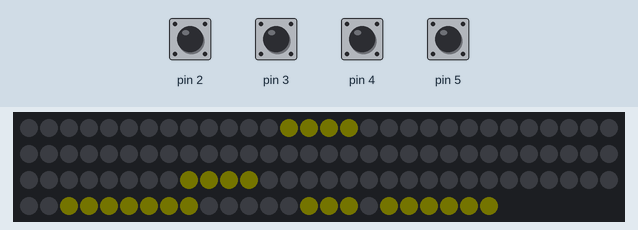
The program below on a simulated Arduino Nano, built with avr-gcc and run on an emulated ATmega328P. On the bench: 114 RGB LEDs in strip order, left to right, continuing on the next row. Inputs (shaded band) come from the test bench; at power-on: pin 2–5 HIGH. Dim RGB values are drawn brighter than linear; the local clock reads 2024-03-15 10:24:30 at power-on unless the program sets it; what the program prints to the serial monitor is not drawn.

Above: at 0.16 s.

The program:

main.cpp
```cpp
#include "main.h"
#include "definitions.h"

void setup()
{
  Serial.begin(9600);


  PCICR |= (1 << PCIE2) | (1 << PCIE1);
  PCMSK2 |= (1 << PCINT18) | (1 << PCINT19) | (1 << PCINT20) | (1 << PCINT21);

  sei();

  display = new Display();

  rtc = new DS3231(SDA,SCL);
  rtc->begin();
}

void updateTime() {
  Time time = rtc->getTime();

  if (offsetHour || offsetMinute ) {
    rtc->setTime(time.hour + offsetHour, time.min + offsetMinute, time.sec);
    offsetHour = 0;
    offsetMinute = 0;
  }

}

ISR(PCINT2_vect)
{
  volatile char hourResult = hourRotary.process();
  volatile char minuteResult = minuteRotary.process();

  if (hourResult || minuteResult)
  {
    //volatile Time tm = rtc->getTime();

    if (hourResult == DIR_CW)
    {
      offsetHour = 1;
      //setTime(tm.hour == 23 ? 0 : tm.hour + 1, tm.min, tm.sec);
    }
    else if (hourResult == DIR_CCW)
    {
      offsetHour = -1;
      //setTime(tm.hour == 1 ? 23 : tm.hour - 1, tm.min, tm.sec);
    }
    else if (minuteResult == DIR_CW)
    {
      offsetMinute = 1;
      //setTime(tm.hour, tm.min == 59 ? 0 : tm.min + 1, tm.sec);
    }
    else if (minuteResult == DIR_CCW)
    {
      offsetMinute = -1;
      //setTime(tm.hour, tm.min == 0 ? 59 : tm.min - 1, tm.sec);
    }
  }
}

void loop()
{
  Time time = rtc->getTime();

  display->setTime(time.hour, time.min);
  display->render(4);


  Serial.print(time.hour);
  Serial.print(":");
  Serial.print(time.min);
  Serial.print(":");
  Serial.print(time.sec);
  Serial.println("");

  updateTime();
}
```

definitions.h
```cpp
#ifndef DEFINITIONS_H
#define DEFINITIONS_H

#define EXTRA_MINUTE_PIXEL_START 110

#define PIN            6
#define NUMPIXELS      114

#define defaultColor CRGB::Olive
#define offColor CRGB::Black
#define brightness 160

template<typename T, int sz>
int size(T(&)[sz])
{
    return sz;
}

static const uint8_t DEFAULT_LIT_PIXEL[] PROGMEM = {109, 108, 106, 105, 104};

static const uint8_t MFUENF[] PROGMEM = {99, 100, 101, 102};
static const uint8_t MZEHN[] PROGMEM = {88, 89, 90, 91};
static const uint8_t FUENFZEHN[] PROGMEM = {88, 89, 90, 91, 99, 100, 101, 102};
static const uint8_t ZWANZIG[] PROGMEM = {92, 93, 94, 95, 96, 97, 98};

static const uint8_t VIERTEL[] PROGMEM = { 83, 82, 81, 80, 79, 78, 77};
static const uint8_t HALB[] PROGMEM = {62, 63, 64, 65};
static const uint8_t DREIVIERTEL[] PROGMEM = {87, 86, 85, 84, 83, 82, 81, 80, 79, 78, 77};

static const uint8_t NACH[] PROGMEM = {71, 70, 69, 68};
static const uint8_t VOR[] PROGMEM = {74, 73, 72};

static const uint8_t EINS[] PROGMEM = {46, 47, 48, 49};
static const uint8_t EIN[] PROGMEM = {46, 47, 48};
static const uint8_t ZWEI[] PROGMEM = {44, 45, 46, 47};
static const uint8_t DREI[] PROGMEM = {39, 40, 41, 42};
static const uint8_t VIER[] PROGMEM = {29, 30, 31, 32};
static const uint8_t FUENF[] PROGMEM = {33, 34, 35, 36};
static const uint8_t SECHS[] PROGMEM = {1, 2, 3, 4, 5};
static const uint8_t SIEBEN[] PROGMEM = {49, 50, 51, 52, 53, 54};
static const uint8_t ACHT[] PROGMEM = {17, 18, 19, 20};
static const uint8_t NEUN[] PROGMEM = {25, 26, 27, 28};
static const uint8_t ZEHN[] PROGMEM = {13, 14, 15, 16};
static const uint8_t ELF[] PROGMEM = {22, 23, 24};
static const uint8_t ZWOELF[] PROGMEM = { 56, 57, 58, 59, 60};

static const uint8_t UHR[] PROGMEM = {8, 9, 10};

//static const uint8_t WELCOME[] PROGMEM = {12, 13, 17, 19, 21, 23, 25, 27, 36, 38, 40, 42, 45, 49, 52, 53, 69, 72, 74, 79, 80, 81, 84, 90, 91, 92, 94, 96};
#endif
```

display.cpp
```cpp
#include "display.h"

Display::Display() {
  FastLED.addLeds<NEOPIXEL, PIN>(currentLeds, NUMPIXELS).setCorrection(TypicalLEDStrip);
  FastLED.setBrightness(brightness);
  FastLED.clear();
};

Display::~Display() {
  FastLED.clear();
}


void Display::setDefault() {
  for (auto i = 0; i < NUMPIXELS; i++) {
    targetLeds[i] = CRGB::Black;
  }

  for (int i = 0; i < size(DEFAULT_LIT_PIXEL); i++) {
    uint8_t b = pgm_read_byte(DEFAULT_LIT_PIXEL + i);
    targetLeds[b] = defaultColor;
  }
}


void Display::printArray(const uint8_t * arr, int n) {
  for (auto i = 0; i < n; i++) {
    uint8_t b = pgm_read_byte(arr + i);
    targetLeds[b] = defaultColor;
  }
}


void Display::instantCommitChanges() {
  for (int i = 0; i < NUMPIXELS; i++) {
    currentLeds[i] = targetLeds[i];
  }
  FastLED.show();
}

void Display::render(uint8_t speed) {
  for (int i = 0; i < NUMPIXELS; i++) {
    currentLeds[i] = blend(currentLeds[i], targetLeds[i], speed);
  }
  FastLED.show();
}

void Display::setTime(uint8_t hour, uint8_t minute) {
  bool nextHour = false;

  // Es ist
  setDefault();

  // Stundendots
  for (int i = 0; i < 4; i++) {
    uint8_t b = (NUMPIXELS - 4) + i;
    targetLeds[b] = (minute % 5) > i ? defaultColor : offColor;
  }

  if (minute >= 5 && minute < 10) {
    printArray(MFUENF, size(MFUENF));
    printArray(NACH, size(NACH));
  } else if (minute >= 10 && minute < 15) {
    printArray(MZEHN, size(MZEHN));
    printArray(NACH, size(NACH));
  } else if (minute >= 15 && minute < 20) {
    printArray(VIERTEL, size(VIERTEL));
    nextHour = true;
  } else if (minute >= 20 && minute < 25) {
    printArray(ZWANZIG, size(ZWANZIG));
    printArray(NACH, size(NACH));
  } else if (minute >= 25 && minute < 30) {
    printArray(MFUENF, size(MFUENF));
    printArray(VOR, size(VOR));
    printArray(HALB, size(HALB));
    nextHour = true;
  } else if (minute >= 30 && minute < 35) {
    printArray(HALB, size(HALB));
    nextHour = true;
  } else if (minute >= 35 && minute < 40) {
    printArray(MFUENF, size(MFUENF));
    printArray(NACH, size(NACH));
    printArray(HALB, size(HALB));
    nextHour = true;
  } else if (minute >= 40 && minute < 45) {
    printArray(MZEHN, size(MZEHN));
    printArray(NACH, size(NACH));
    printArray(HALB, size(HALB));
    nextHour = true;
  } else if (minute >= 45 && minute < 50) {
    printArray(DREIVIERTEL, size(DREIVIERTEL));
    nextHour = true;
  } else if (minute >= 50 && minute < 55) {
    printArray(MZEHN, size(MZEHN));
    printArray(VOR, size(VOR));
    nextHour = true;
  } else if (minute >= 55 && minute < 60) {
    printArray(MFUENF, size(MFUENF));
    printArray(VOR, size(VOR));
    nextHour = true;
  }

  if (minute < 5) {
    printArray(UHR, size(UHR));
  }

  // Wir müssen aufgrund der Zeitansage die stunde um 1 anheben Halb 4 = 03:30
  if (nextHour) {
    hour++;
  }

  if (hour >= 12) {
    hour -= 12;
  }
  switch(hour) {
    case 1:
      if (minute >= 5) {
        printArray(EINS, size(EINS));
      } else {
        printArray(EIN, size(EIN));
      }
      break;
    case 2:
      printArray(ZWEI, size(ZWEI));
      break;
    case 3:
      printArray(DREI, size(DREI));
      break;
    case 4:
      printArray(VIER, size(VIER));
      break;
    case 5:
      printArray(FUENF, size(FUENF));
      break;
    case 6:
      printArray(SECHS, size(SECHS));
      break;
    case 7:
      printArray(SIEBEN, size(SIEBEN));
      break;
    case 8:
      printArray(ACHT, size(ACHT));
      break;
    case 9:
      printArray(NEUN, size(NEUN));
      break;
    case 10:
      printArray(ZEHN, size(ZEHN));
      break;
    case 11:
      printArray(ELF, size(ELF));
      break;
    case 0:
      printArray(ZWOELF, size(ZWOELF));
      break;
  }
}
```

display.h
```cpp
#include <Arduino.h>
#include <FastLed.h>

#include "definitions.h"

class Display {

  private:

    CRGB currentLeds[NUMPIXELS];
    CRGB targetLeds[NUMPIXELS];

    void setDefault();

  public:
    Display();
    ~Display();

    void instantCommitChanges();
    void printArray(const uint8_t * arr, int n);

    void render(uint8_t speed = 15);

    void setTime(uint8_t hour, uint8_t minute);
};
```

main.h
```cpp
#include <Arduino.h>

#include <Rotary.h>
#include <DS3231.h>

#include "display.h"

Rotary hourRotary = Rotary(2, 3);
Rotary minuteRotary = Rotary(4, 5);

Display * display;

DS3231 * rtc;

volatile int offsetMinute = 0;
volatile int offsetHour = 0;

void updateTime();

void loop();
void setup();
```
